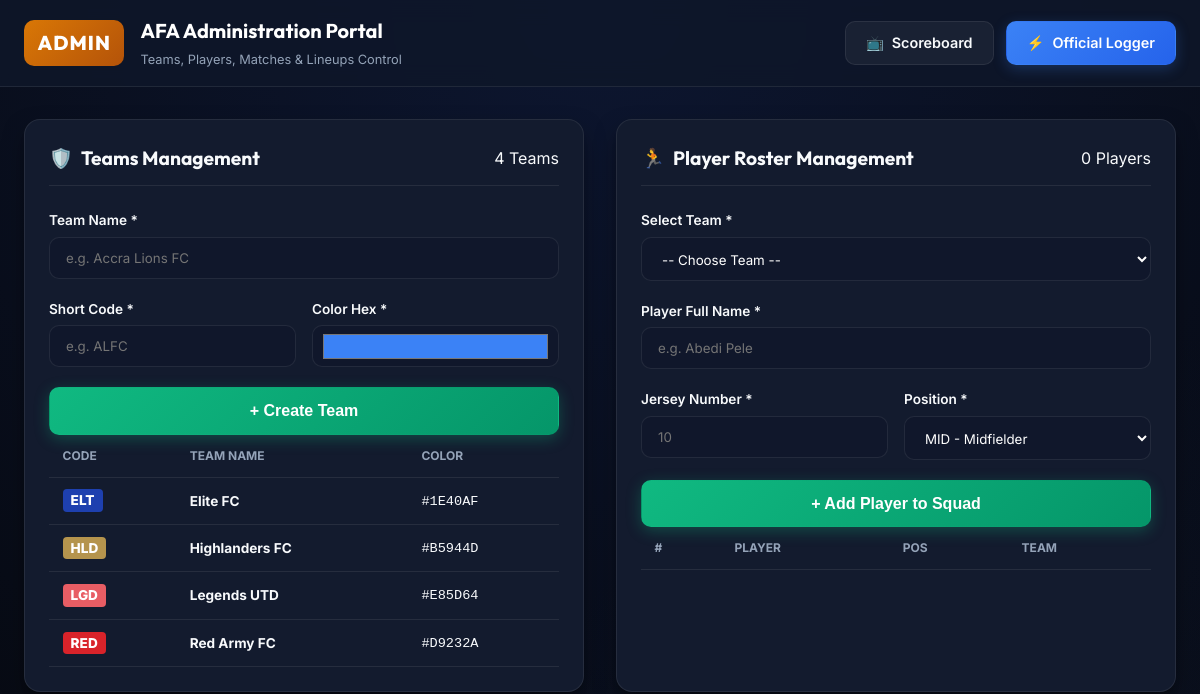
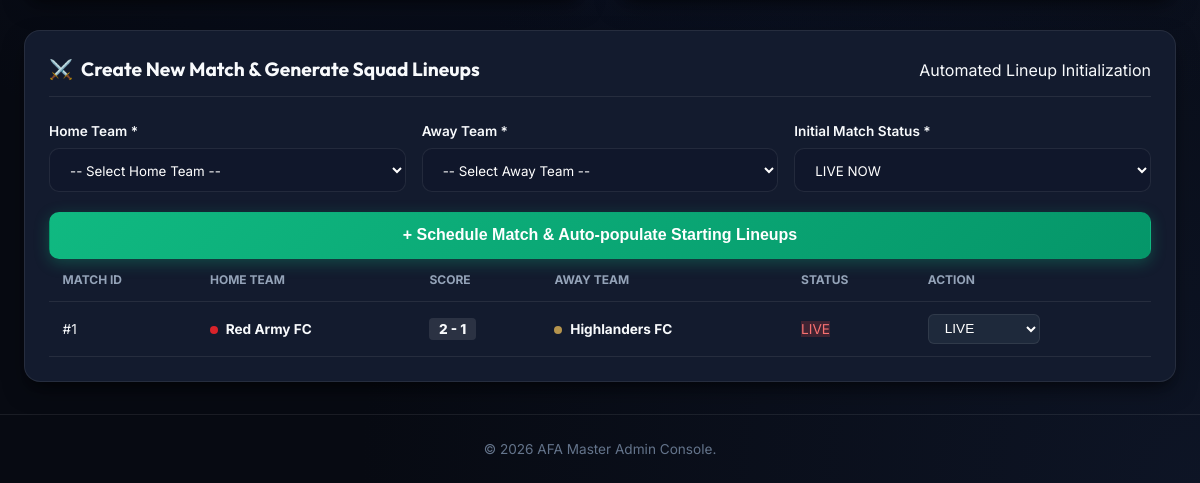
The app's page /admin.php, older data (2 pictures, top to bottom).
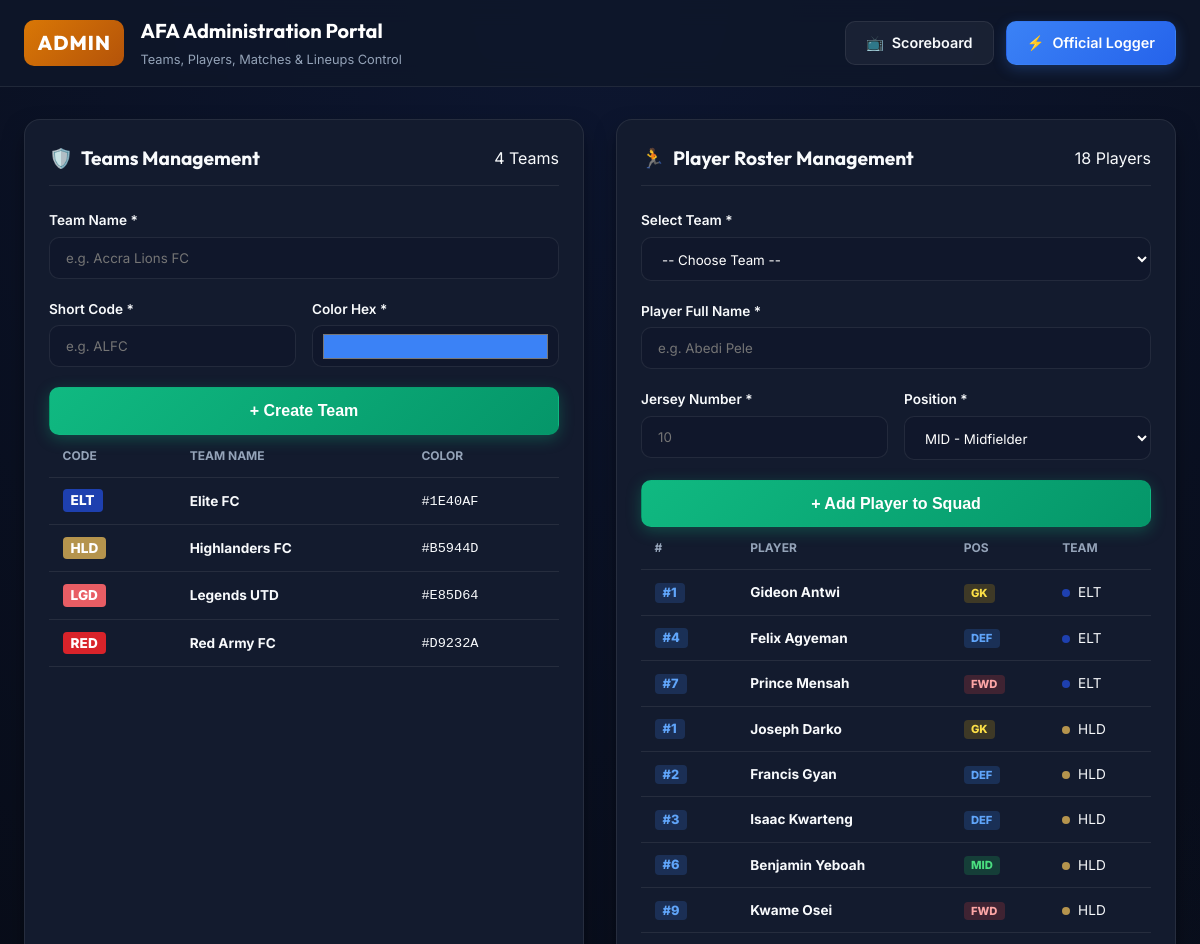
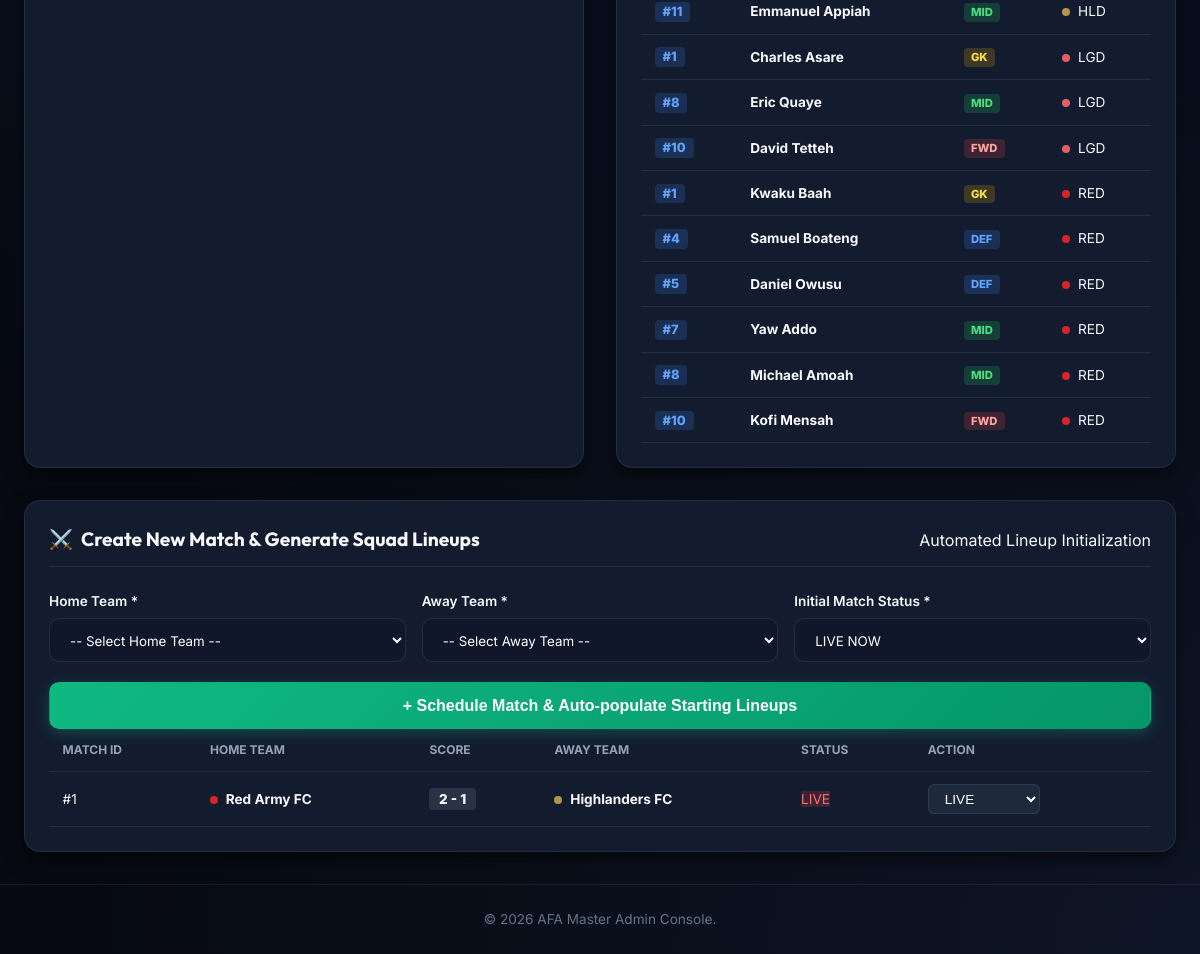
The same page, newer data (2 pictures, top to bottom).
### tables this page shows
CREATE TABLE `teams` (
  `id` INT AUTO_INCREMENT PRIMARY KEY,
  `name` VARCHAR(100) NOT NULL,
  `short_code` VARCHAR(10) NOT NULL,
  `hex_color` VARCHAR(10) NOT NULL DEFAULT '#333333',
  `logo_url` VARCHAR(255) DEFAULT NULL,
  `created_at` TIMESTAMP DEFAULT CURRENT_TIMESTAMP
);

CREATE TABLE `matches` (
  `id` INT AUTO_INCREMENT PRIMARY KEY,
  `home_team_id` INT NOT NULL,
  `away_team_id` INT NOT NULL,
  `home_score` INT DEFAULT 0,
  `away_score` INT DEFAULT 0,
  `status` ENUM('scheduled', 'live', 'completed') DEFAULT 'live',
  `match_minute` INT DEFAULT 0,
  `match_date` DATETIME DEFAULT CURRENT_TIMESTAMP,
  `created_at` TIMESTAMP DEFAULT CURRENT_TIMESTAMP,
  FOREIGN KEY (`home_team_id`) REFERENCES `teams`(`id`) ON DELETE CASCADE,
  FOREIGN KEY (`away_team_id`) REFERENCES `teams`(`id`) ON DELETE CASCADE
);

CREATE TABLE `players` (
  `id` INT AUTO_INCREMENT PRIMARY KEY,
  `team_id` INT NOT NULL,
  `name` VARCHAR(100) NOT NULL,
  `jersey_number` INT NOT NULL,
  `position` ENUM('GK', 'DEF', 'MID', 'FWD') NOT NULL DEFAULT 'MID',
  `created_at` TIMESTAMP DEFAULT CURRENT_TIMESTAMP,
  FOREIGN KEY (`team_id`) REFERENCES `teams`(`id`) ON DELETE CASCADE
);

### admin.php (the view, shortened to what this page needs)
<?php
require_once __DIR__ . '/db.php';
$teams_res = $conn->query("SELECT * FROM teams ORDER BY name ASC");
$teams = [];
while ($t = $teams_res->fetch_assoc()) {
    $teams[] = $t;
}
$players_query = "SELECT p.*, t.name AS team_name, t.short_code AS team_code, t.hex_color AS team_color
                 FROM players p
                 JOIN teams t ON p.team_id = t.id
                 ORDER BY t.name ASC, p.jersey_number ASC";
$players_res = $conn->query($players_query);
$players = [];
while ($p = $players_res->fetch_assoc()) {
    $players[] = $p;
}
$matches_query = "SELECT m.*,
                         th.name AS home_name, th.short_code AS home_code, th.hex_color AS home_color,
                         ta.name AS away_name, ta.short_code AS away_code, ta.hex_color AS away_color
                  FROM matches m
                  JOIN teams th ON m.home_team_id = th.id
                  JOIN teams ta ON m.away_team_id = ta.id
                  ORDER BY m.id DESC";
$matches_res = $conn->query($matches_query);
$matches = [];
while ($m = $matches_res->fetch_assoc()) {
    $matches[] = $m;
}
?>
<!DOCTYPE html>
<html lang="en">
<head>
    <link rel="stylesheet" href="style.css">
</head>
<body class="admin-theme">
    <header class="site-header admin-header">
        <div class="header-container">
            <div class="brand-identity">
                <div class="brand-logo admin-badge">ADMIN</div>
                <div class="brand-text">
                    <h1>AFA Administration Portal</h1>
                    <span class="sub-heading">Teams, Players, Matches & Lineups Control</span>
                </div>
            </div>
            <nav class="nav-actions">
                <a href="index.php" class="btn btn-secondary"><span class="btn-icon">📺</span> Scoreboard</a>
                <a href="logger.php" class="btn btn-primary"><span class="btn-icon">⚡</span> Official Logger</a>
            </nav>
        </div>
    </header>
    <main class="main-content">
        <div class="admin-dashboard-grid">
            <section class="card admin-card">
                <div class="card-header">
                    <h2><span class="header-icon">🛡️</span> Teams Management</h2>
                    <span class="badge badge-count"><?php echo count($teams); ?> Teams</span>
                </div>
                <form action="process_admin.php" method="POST" class="admin-form">
                    <div class="form-group">
                        <label class="form-label">Team Name *</label>
                        <input type="text" name="name" class="form-control" placeholder="e.g. Accra Lions FC" required>
                    </div>
                    <div class="form-grid-2">
                        <div class="form-group">
                            <label class="form-label">Short Code *</label>
                            <input type="text" name="short_code" class="form-control" placeholder="e.g. ALFC" maxlength="10" required>
                        </div>
                        <div class="form-group">
                            <label class="form-label">Color Hex *</label>
                            <input type="color" name="hex_color" class="form-control color-picker" value="#3b82f6" required>
                        </div>
                    </div>
                    <button type="submit" class="btn btn-primary btn-full">+ Create Team</button>
                </form>
                <div class="table-wrapper margin-top">
                    <table class="admin-table">
                        <thead>
                            <tr>
                                <th>Code</th>
                                <th>Team Name</th>
                                <th>Color</th>
                            </tr>
                        </thead>
                        <tbody>
                            <?php foreach ($teams as $t): ?>
                                <tr>
                                    <td><span class="short-code-badge" style="background-color: <?php echo htmlspecialchars($t['hex_color']); ?>;"><?php echo htmlspecialchars($t['short_code']); ?></span></td>
                                    <td><strong><?php echo htmlspecialchars($t['name']); ?></strong></td>
                                    <td><code><?php echo htmlspecialchars($t['hex_color']); ?></code></td>
                                </tr>
                            <?php endforeach; ?>
                        </tbody>
                    </table>
                </div>
            </section>
            <section class="card admin-card">
                <div class="card-header">
                    <h2><span class="header-icon">🏃</span> Player Roster Management</h2>
                    <span class="badge badge-count"><?php echo count($players); ?> Players</span>
                </div>
                <form action="process_admin.php" method="POST" class="admin-form">
                    <div class="form-group">
                        <label class="form-label">Select Team *</label>
                        <select name="team_id" class="form-control" required>
                            <option value="">-- Choose Team --</option>
                        </select>
                    </div>
                    <div class="form-group">
                        <label class="form-label">Player Full Name *</label>
                        <input type="text" name="name" class="form-control" placeholder="e.g. Abedi Pele" required>
                    </div>
                    <div class="form-grid-2">
                        <div class="form-group">
                            <label class="form-label">Jersey Number *</label>
                            <input type="number" name="jersey_number" min="1" max="99" class="form-control" placeholder="10" required>
                        </div>
                        <div class="form-group">
                            <label class="form-label">Position *</label>
                            <select name="position" class="form-control" required>
                                <option value="MID" selected>MID - Midfielder</option>
                            </select>
                        </div>
                    </div>
                    <button type="submit" class="btn btn-primary btn-full">+ Add Player to Squad</button>
                </form>
                <div class="table-wrapper margin-top scrollable-table">
                    <table class="admin-table">
                        <thead>
                            <tr>
                                <th>#</th>
                                <th>Player</th>
                                <th>Pos</th>
                                <th>Team</th>
                            </tr>
                        </thead>
                        <tbody>
                            <?php foreach ($players as $p): ?>
                                <tr>
                                    <td><span class="jersey-pill">#<?php echo (int)$p['jersey_number']; ?></span></td>
                                    <td><strong><?php echo htmlspecialchars($p['name']); ?></strong></td>
                                    <td><span class="pos-badge pos-<?php echo strtolower($p['position']); ?>"><?php echo htmlspecialchars($p['position']); ?></span></td>
                                    <td>
                                        <span class="team-indicator-dot" style="background-color: <?php echo htmlspecialchars($p['team_color']); ?>;"></span>
                                        <?php echo htmlspecialchars($p['team_code']); ?>
                                    </td>
                                </tr>
                            <?php endforeach; ?>
                        </tbody>
                    </table>
                </div>
            </section>
        </div>
        <section class="card admin-card full-width">
            <div class="card-header">
                <h2><span class="header-icon">⚔️</span> Create New Match & Generate Squad Lineups</h2>
                <span class="badge badge-info">Automated Lineup Initialization</span>
            </div>
            <div class="create-match-grid">
                <form action="process_admin.php" method="POST" class="admin-form">
                    <div class="form-grid-3">
                        <div class="form-group">
                            <label class="form-label">Home Team *</label>
                            <select name="home_team_id" class="form-control" required>
                                <option value="">-- Select Home Team --</option>
                            </select>
                        </div>
                        <div class="form-group">
                            <label class="form-label">Away Team *</label>
                            <select name="away_team_id" class="form-control" required>
                                <option value="">-- Select Away Team --</option>
                            </select>
                        </div>
                        <div class="form-group">
                            <label class="form-label">Initial Match Status *</label>
                            <select name="status" class="form-control" required>
                                <option value="live" selected>LIVE NOW</option>
                            </select>
                        </div>
                    </div>
                    <button type="submit" class="btn btn-submit">+ Schedule Match & Auto-populate Starting Lineups</button>
                </form>
            </div>
            <div class="table-wrapper margin-top">
                <table class="admin-table">
                    <thead>
                        <tr>
                            <th>Match ID</th>
                            <th>Home Team</th>
                            <th>Score</th>
                            <th>Away Team</th>
                            <th>Status</th>
                            <th>Action</th>
                        </tr>
                    </thead>
                    <tbody>
                        <?php foreach ($matches as $m): ?>
                            <tr>
                                <td>#<?php echo (int)$m['id']; ?></td>
                                <td>
                                    <span class="team-indicator-dot" style="background-color: <?php echo htmlspecialchars($m['home_color']); ?>;"></span>
                                    <strong><?php echo htmlspecialchars($m['home_name']); ?></strong>
                                </td>
                                <td><span class="score-pill"><?php echo (int)$m['home_score']; ?> - <?php echo (int)$m['away_score']; ?></span></td>
                                <td>
                                    <span class="team-indicator-dot" style="background-color: <?php echo htmlspecialchars($m['away_color']); ?>;"></span>
                                    <strong><?php echo htmlspecialchars($m['away_name']); ?></strong>
                                </td>
                                <td>
                                    <span class="badge status-badge status-<?php echo htmlspecialchars($m['status']); ?>">
                                        <?php echo strtoupper(htmlspecialchars($m['status'])); ?>
                                    </span>
                                </td>
                                <td>
                                    <form action="process_admin.php" method="POST" style="display:inline-block;">
                                        <select name="new_status" onchange="this.form.submit()" class="form-control-xs">
                                            <option value="live" <?php echo $m['status'] === 'live' ? 'selected' : ''; ?>>LIVE</option>
                                        </select>
                                    </form>
                                </td>
                            </tr>
                        <?php endforeach; ?>
                    </tbody>
                </table>
            </div>
        </section>
    </main>
    <footer class="site-footer">
        <div class="footer-container">
            <p>&copy; <?php echo date('Y'); ?> AFA Master Admin Console.</p>
        </div>
    </footer>
</body>
</html>

Row changes from the older to the newer data that the page shows:
added players: jersey_number "1", name "Gideon Antwi", position "GK", team.short_code "ELT"
added players: jersey_number "4", name "Felix Agyeman", position "DEF", team.short_code "ELT"
added players: jersey_number "7", name "Prince Mensah", position "FWD", team.short_code "ELT"
added players: jersey_number "1", name "Joseph Darko", position "GK", team.short_code "HLD"
added players: jersey_number "2", name "Francis Gyan", position "DEF", team.short_code "HLD"
added players: jersey_number "3", name "Isaac Kwarteng", position "DEF", team.short_code "HLD"
added players: jersey_number "6", name "Benjamin Yeboah", position "MID", team.short_code "HLD"
added players: jersey_number "9", name "Kwame Osei", position "FWD", team.short_code "HLD"
added players: jersey_number "11", name "Emmanuel Appiah", position "MID", team.short_code "HLD"
added players: jersey_number "1", name "Charles Asare", position "GK", team.short_code "LGD"
added players: jersey_number "8", name "Eric Quaye", position "MID", team.short_code "LGD"
added players: jersey_number "10", name "David Tetteh", position "FWD", team.short_code "LGD"
added players: jersey_number "1", name "Kwaku Baah", position "GK", team.short_code "RED"
added players: jersey_number "4", name "Samuel Boateng", position "DEF", team.short_code "RED"
added players: jersey_number "5", name "Daniel Owusu", position "DEF", team.short_code "RED"
added players: jersey_number "7", name "Yaw Addo", position "MID", team.short_code "RED"
added players: jersey_number "8", name "Michael Amoah", position "MID", team.short_code "RED"
added players: jersey_number "10", name "Kofi Mensah", position "FWD", team.short_code "RED"
Text that changed along with them:
count($players): "0" → "18"
